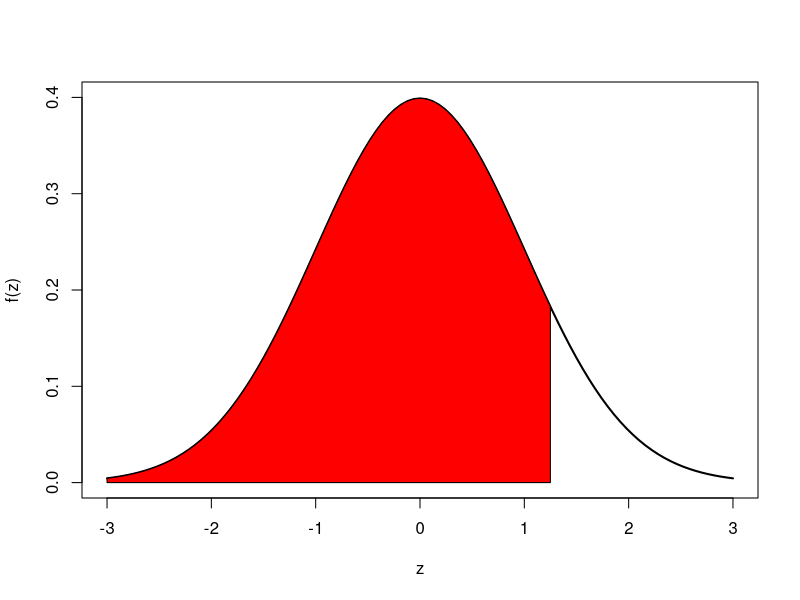

Write R code to recreate this figure.
#Example 4.13.a, Page 154
#The answers may slightly vary due to rounding off of values

#P(Z<=1.25)
a<-pnorm(1.25,0,1)
print(paste("The standard normal probability is",a))

#To plot the standard normal distribution bell curve
curve(dnorm, xlim = c(-3, 3), ylim = c(0, 0.4), xlab = "z", ylab="f(z)",lwd=2, col="black")
z = 1.25
pnorm(z)
x = c(-3, seq(-3, z, by=.001), z)
#plot(x)
y = c(0, dnorm(seq(-3, z, by=.001)), 0)
#plot(y)
polygon(x, y, col="red")
